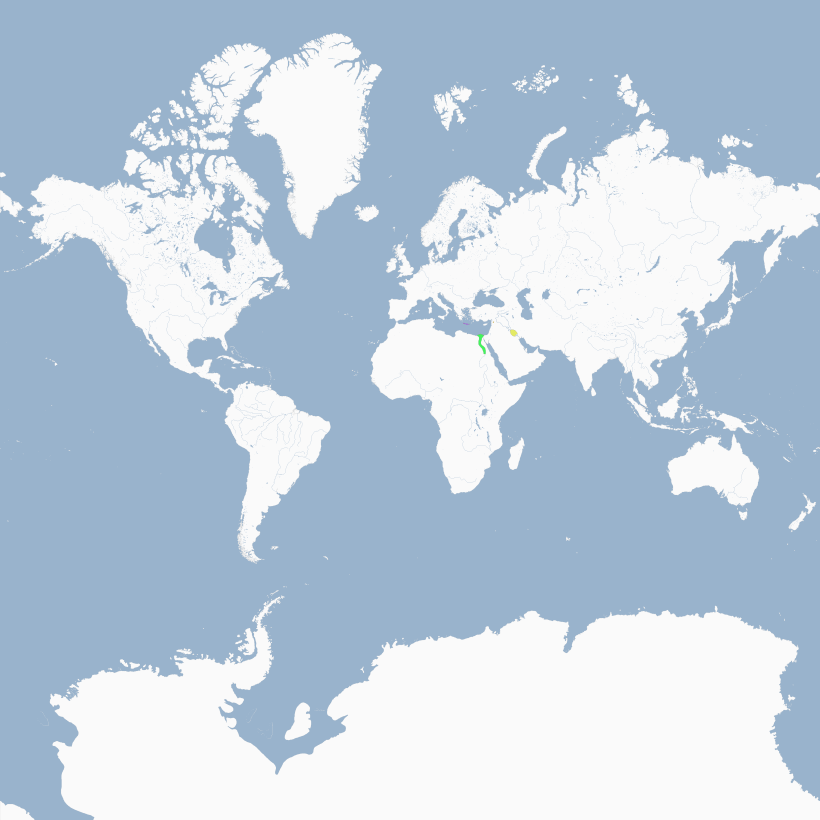
#> input picture background.png, 4096 x 4096 px (shown at 1/5 size)
$ python mercator_equi3.py
#> lines starting #> are read from the running program, lines starting #| are printed output that depends on the picture
import cv2
import numpy as np

# Load the Mercator projection map
mercator = cv2.imread('background.png')
#> mercator is the input picture: shape (4096, 4096, 3); mean B, G, R 221.3, 205.9, 189.8

# Define the dimensions of the Equirectangular projection
equi_height, equi_width = 2048, 4096

# Define the coordinates of the Mercator projection
mercator_height, mercator_width = mercator.shape[:2]
#> mercator_height = 4096; mercator_width = 4096
mercator_lats = np.linspace(np.pi/2, -np.pi/2, mercator_height)
mercator_lons = np.linspace(-np.pi, np.pi, mercator_width)
#> mercator_lons = 4096 values from -3.14 to 3.14

# Define the coordinates of the Equirectangular projection
equi_lats = np.linspace(np.pi/2, -np.pi/2, equi_height)
equi_lons = np.linspace(-np.pi, np.pi, equi_width)

# Create a meshgrid of the Mercator and Equirectangular coordinates
mercator_lon_mesh, mercator_lat_mesh = np.meshgrid(mercator_lons, mercator_lats)
equi_lon_mesh, equi_lat_mesh = np.meshgrid(equi_lons, equi_lats)

# Convert the Mercator coordinates to Equirectangular coordinates
equi_x = mercator_lon_mesh
equi_y = np.arctanh(np.sin(mercator_lat_mesh))
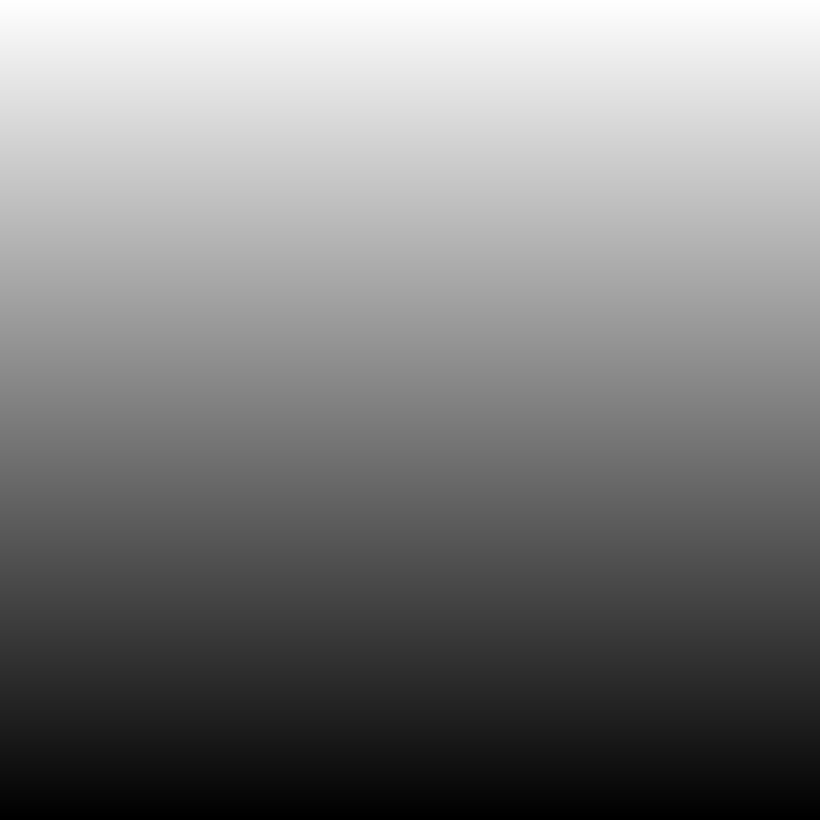
#> mercator_lat_mesh: shape (4096, 4096) float64 (shown at 1/5 size); min -1.57, max 1.57, mean 4.71e-17; drawn with min black and max white
equi_z = np.zeros_like(equi_x)

# Convert the Equirectangular coordinates to image coordinates
mercator_x_img = ((equi_x / np.pi) + 1) * (mercator_width - 1) / 2
mercator_y_img = ((-equi_y / np.pi) + 1) * (mercator_height - 1) / 2

# Use OpenCV's remap function to create the Equirectangular projection
map_x = mercator_x_img.astype(np.float32)
map_y = mercator_y_img.astype(np.float32)
equirectangular = cv2.remap(mercator, map_x, map_y, cv2.INTER_LINEAR)
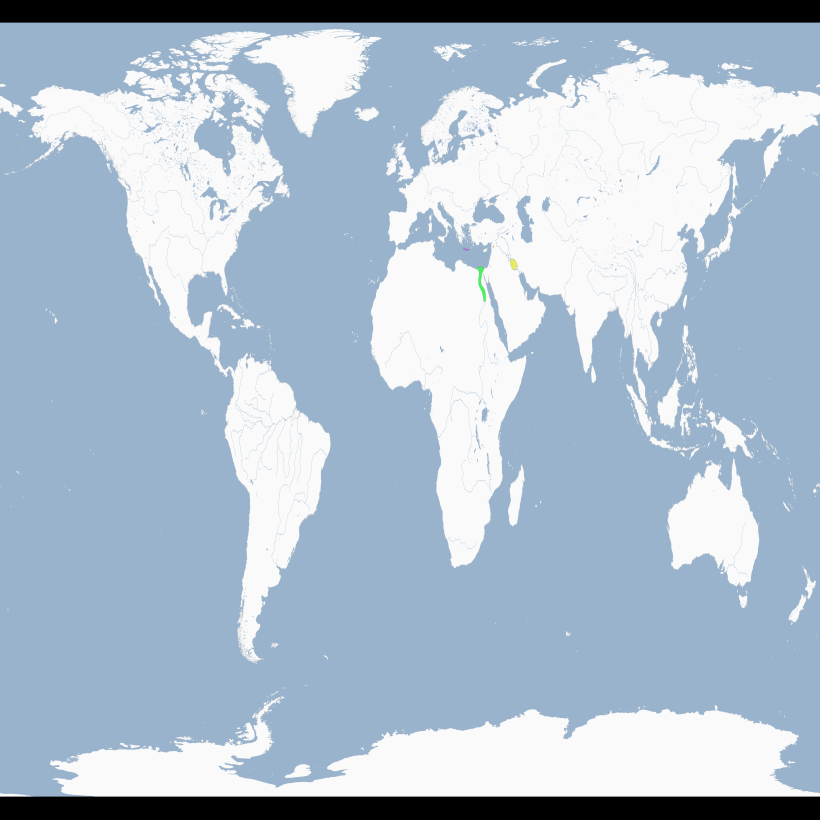
#> equirectangular: shape (4096, 4096, 3) (shown at 1/5 size); mean B, G, R 206.4, 190.4, 173.6

# Resize the Equirectangular projection to the desired dimensions
equirectangular_resized = cv2.resize(equirectangular, (equi_width, equi_height))
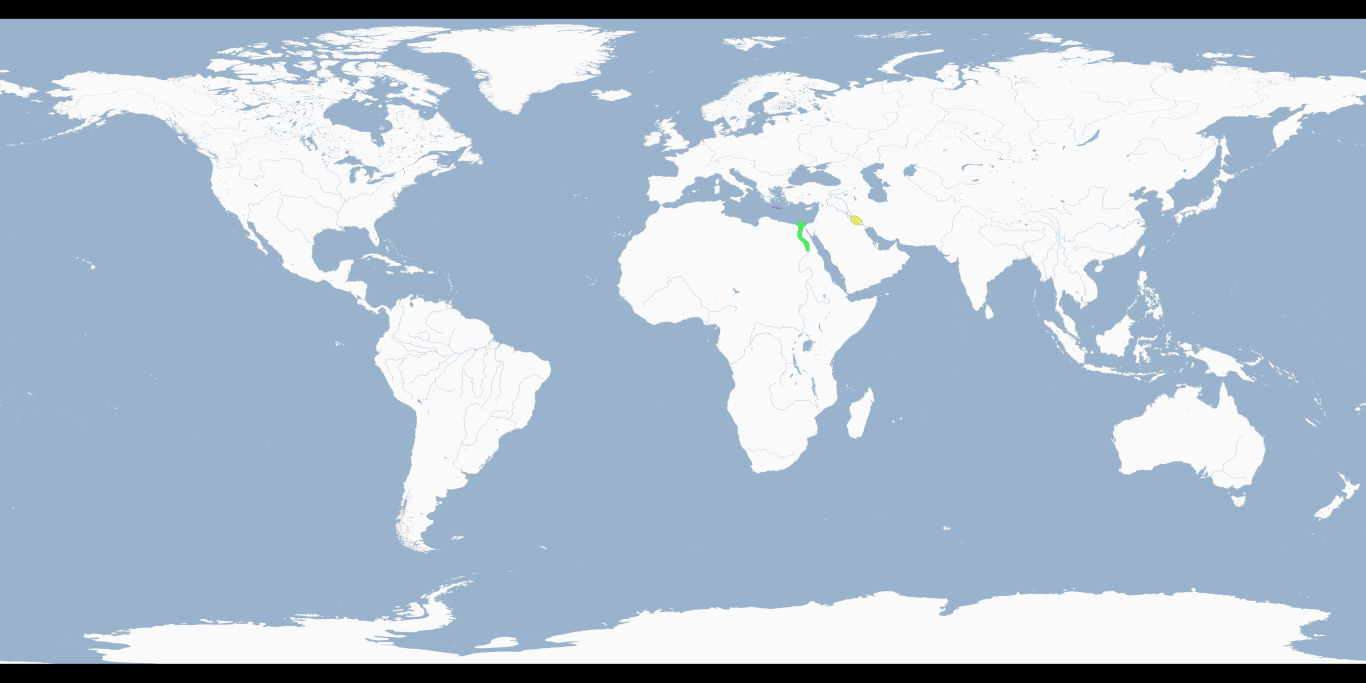
#> equirectangular_resized: shape (2048, 4096, 3) (shown at 1/3 size); mean B, G, R 206.4, 190.4, 173.6

# Save the Equirectangular projection as a PNG file
cv2.imwrite('equirectangular.png', equirectangular_resized)
